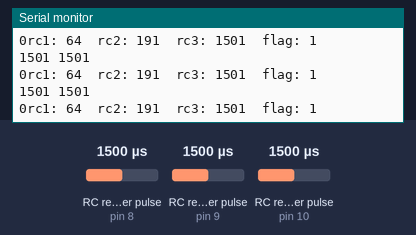
Bench run of a sketch on a simulated Arduino Uno, built with avr-gcc and run on an emulated ATmega328P. Shown: the last lines printed to the serial monitor. Wiring (inferred from the names in the program): 3 × RC receiver channel: data pin 8 / data pin 9 / data pin 10. Inputs (shaded band) come from the test bench; at power-on: RC receiver pulse (sensors on pin 8, pin 9, pin 10) 1500 µs.

Above: at 1.2 s.
1.3 s: RC receiver pulse (sensor on pin 8) set to 1020 µs
At 1.63 s:
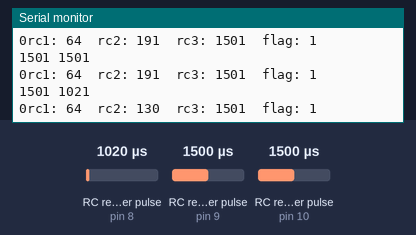
2.8 s: RC receiver pulse (sensor on pin 9) set to 1020 µs
At 3.03 s:
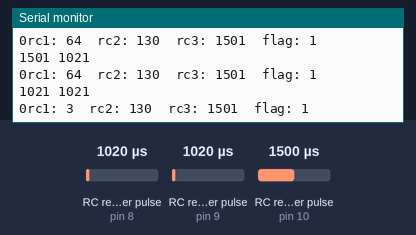
4.3 s: RC receiver pulse (sensor on pin 10) set to 1020 µs
At 4.43 s:
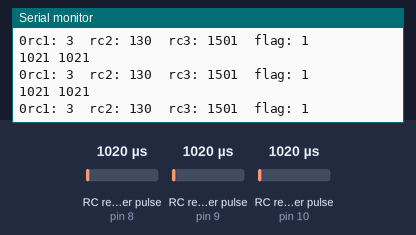
5.8 s: RC receiver pulse (sensor on pin 8) set to 1250 µs
At 5.83 s:
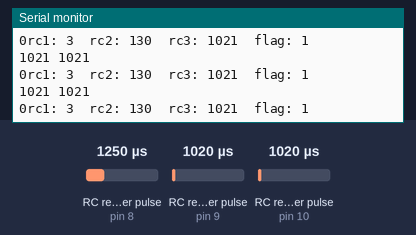
7.3 s: RC receiver pulse (sensor on pin 9) set to 1250 µs
At 7.51 s:
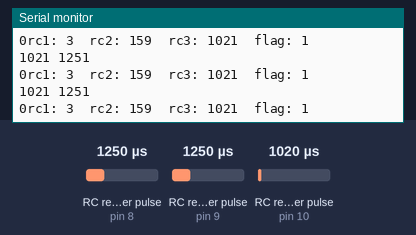
8.8 s: RC receiver pulse (sensor on pin 10) set to 1250 µs
At 8.91 s:
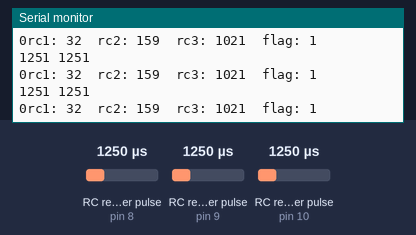
Timing chart, 0 to 11.8 s (numbered marks = the images above; inputs shaded):
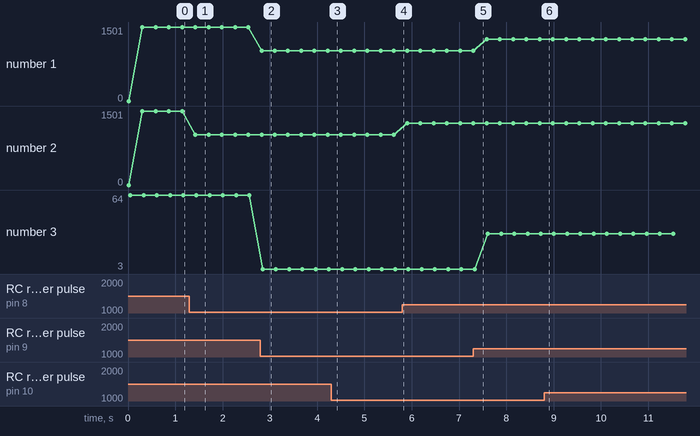

Measured:
- after the input at 1.3 s, the serial monitor: prints a new line after 0.12 s (image 1)
- after the input at 2.8 s, the serial monitor: prints a new line at once (image 2)
- plotted number 2: 1501 → 1021 after the input at 1.3 s, 1021 → 1251 after the input at 5.8 s
- plotted number 3: 3 → 32 after the input at 7.3 s

The sketch:

rc_controller_tester.ino
```cpp
int rc1 = 9;
int rc2 = 8;
int rc3 = 10;

int rc1_val;
int rc2_val;
int rc3_val;

boolean kill_motors_flag;

void setup(){
  Serial.begin(9600);
  pinMode(rc1, INPUT);
  pinMode(rc2, INPUT);
  pinMode(rc3, INPUT);
}

void loop(){
  read_pulses();
  kill_switch();
  write_motors();
  serial_print_stuff();
  delay(250);
}

void read_pulses(){
  // RC 1 value used to control motor 1 output
  rc1_val = pulseIn(rc1, HIGH, 20000);
  Serial.print(rc1_val);
  if (rc1_val > 1000 && rc1_val < 2000){
    rc1_val = map(rc1_val, 1000, 2000, 1, 127);
    if (rc1_val < 1){
      rc1_val = 1;
    }
    if (rc1_val > 127){
      rc1_val = 127;
    }
  }
  else{
    rc1_val = 64;
  }


  // RC 2 value used to control motor 2 output
  rc2_val = pulseIn(rc2, HIGH, 20000);
  Serial.print(" ");
  Serial.println(rc2_val);
  if (rc2_val > 1000 && rc2_val < 2000){
    rc2_val = map(rc2_val, 1000, 2000, 128, 255);

    if (rc2_val < 128){
      rc2_val = 128;
    }
    if (rc2_val > 255){
      rc2_val = 255;
    }
    //Serial.println(rc2_val);
  }
  else{
    rc2_val = 192;
  }
  // RC 3 value from a toggle switch used to control motor output
  rc3_val = pulseIn(rc3, HIGH, 20000);
  if (rc3_val > 1000 && rc3_val < 2000){
    if (rc3_val < 1000){
      rc3_val = 1000;
    }
    if (rc3_val > 2000){
      rc3_val = 2000;
    }
  }
  else{
    rc3_val = 1000;
  }
}

void kill_switch(){
  if (rc3_val > 1700){
    kill_motors_flag = false;
  }
  else{
    kill_motors_flag = true;
  }
}

void write_motors(){
  if (kill_motors_flag == false){
    Serial.print(rc1_val);
    Serial.print(rc2_val);
  }
  else{
    Serial.print(0);
  }
}

void serial_print_stuff(){
  Serial.print("rc1: ");
  Serial.print(rc1_val);
  Serial.print("  rc2: ");
  Serial.print(rc2_val);
  Serial.print("  rc3: ");
  Serial.print(rc3_val);
  Serial.print("  flag: ");
  Serial.println(kill_motors_flag);
}
```
